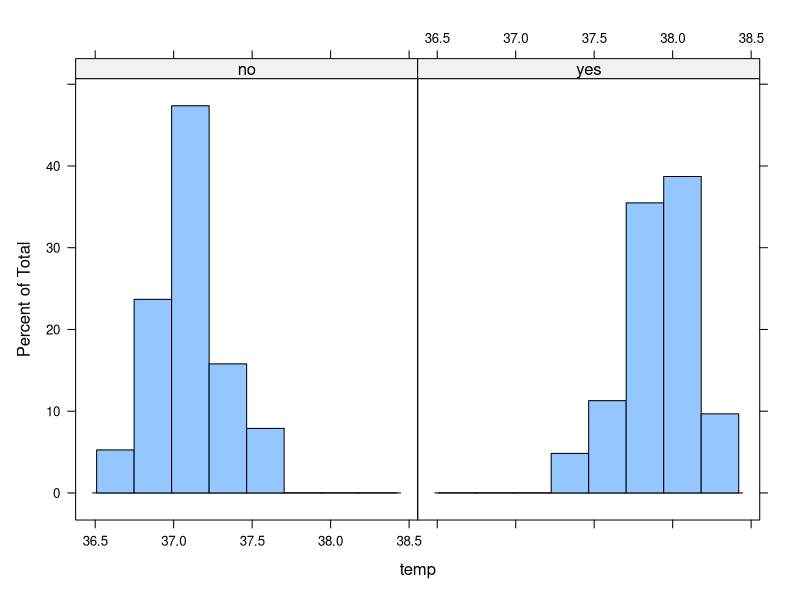
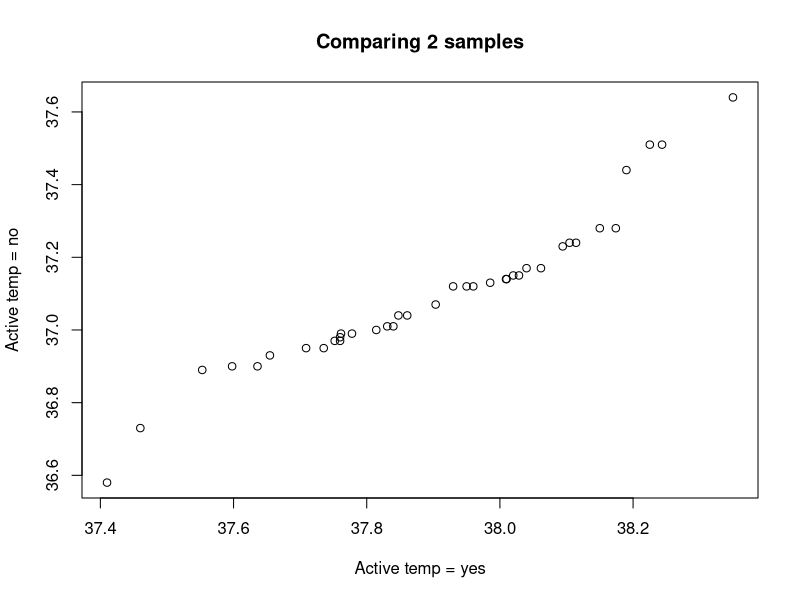
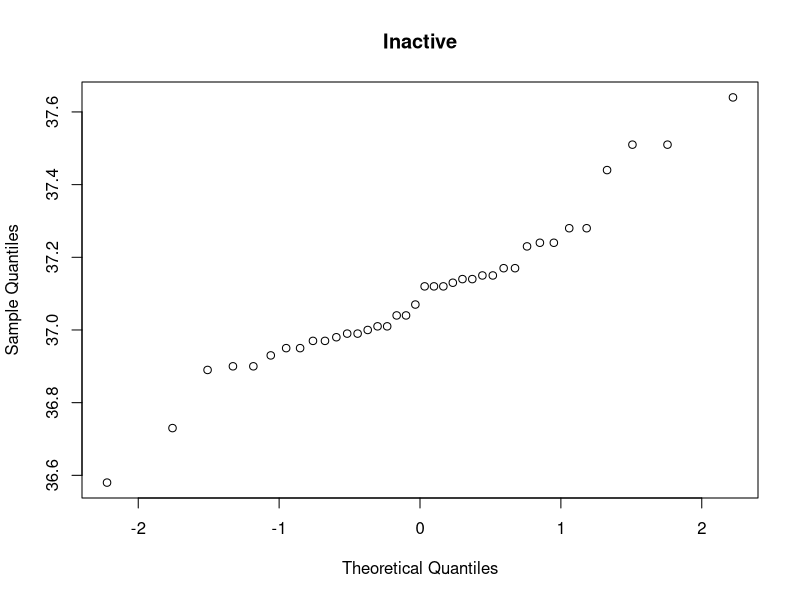
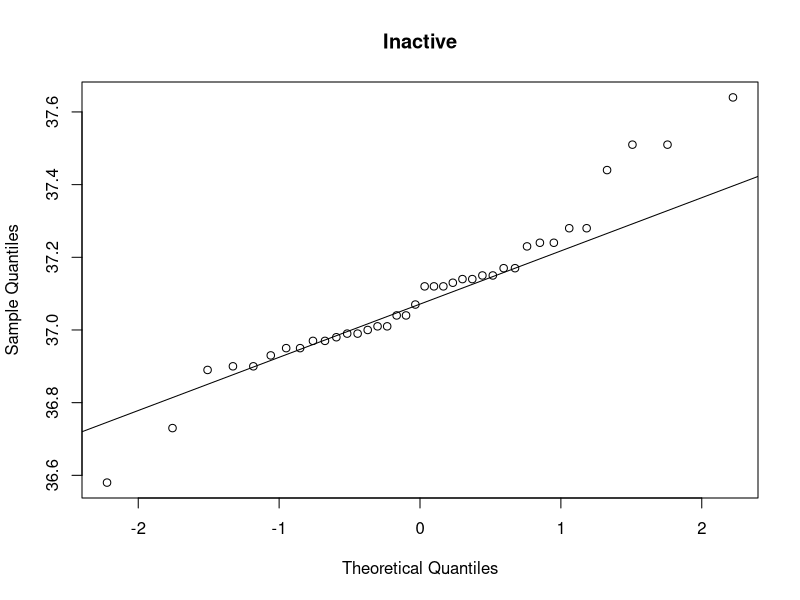
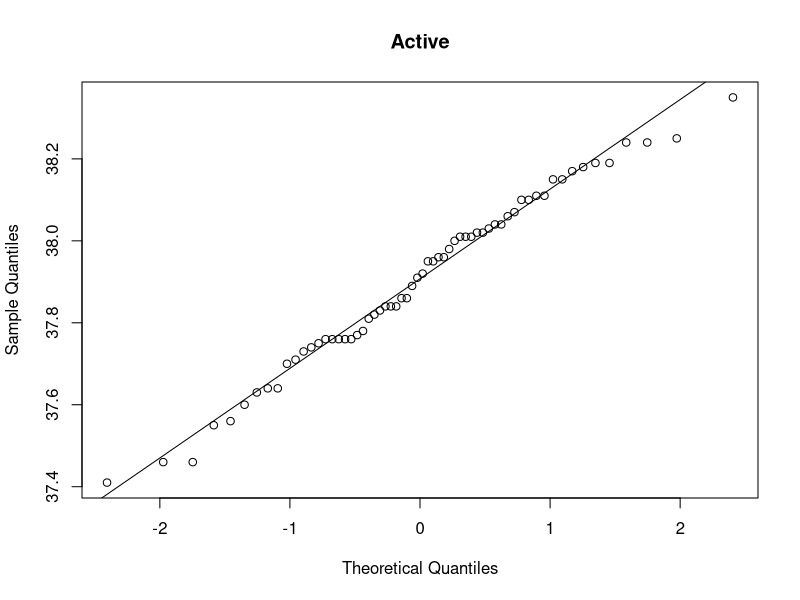

Write R code to recreate these figures, in order. (Note: this script raises an error after producing the figures.)
# Using statistical methods to examine
# the relationships between variables of interest

?beavers
str(beaver2)
# The beaver dataset contains data on body temp of 4 beavers
# every 10 mins over a day for demo purposes 
# We want to examine the difference in average body temp
# during periods of activity to evaluate whether
# body temperature is affected by activity
# First we need to ensure that data is in correct format
# Activ should be a factor
# Temp is numerical

# use the transform function to
# change activ to a factor

transformed_beaver_data <- transform(beaver2,
                                     activ = factor(activ, labels = c("no", "yes")))

# Selecting the appropriate test
# We need to check whether the data is normally distributed or not
# See notes for more information

library("lattice")
# The histogram uses a 1 sided formula, so we
# dont specify anything on left side of ~
# and on right side we specify which variable is in the histogram
# ie temp.
# After the vertical line we show the factor by which the data
# is split ie "activ"
histogram(~temp | activ, data = transformed_beaver_data)

# Quantile-quantile plot allows us to 
# data is distributed normally
# Compare the quantiles of both samples 
# We use square brackets to select the cases we want

with(transformed_beaver_data,
     qqplot(temp[activ == "yes"],
            temp[activ == "no"], 
            main = "Comparing 2 samples", 
            xlab = "Active temp = yes",
            ylab =  "Active temp = no"))

# Using a QQ plot to check for normality
# qqnorm function plots your sample 
# against a normal distribution
with(transformed_beaver_data, {
  qqnorm(temp[activ == "no"], 
         main = "Inactive")
})

# We can add normailty line 
# to the plot to evaluate normality
# for active period = no
with(transformed_beaver_data, {
  qqnorm(temp[activ == "no"], 
         main = "Inactive")
  qqline(temp[activ == "no"])
})

# And we can change for active period
# = "yes"
with(transformed_beaver_data, {
  qqnorm(temp[activ == "yes"], 
         main = "Active")
  qqline(temp[activ == "yes"])
})

# Formal test of normality
# provided through widely used Shapiro-Wilks test
normality_test <- shapiro.test(transform.beaver$temp)
normality_test$p.value
# p-value tells us the chances that the sample comes 
# from a normal distribution 
# In this example, p-value is clearly lower than 0.05
# so not normally distributed

# We can check the normality in each variable
# using the tapply() function
with(transformed_beaver_data, tapply(temp, activ, shapiro.test))

# Comparing 2 samples - most widely used test
# eg comparing mileage in cars with manual and auto gearboxes
# R provides 2 tests for comparing numerical data
# the t-test and the Wilcoxon test
# Wilcoxon test does not require normally distributed data

# Carrying out a t-test
# Normally we can only carry out t-test on samples where variances
# are equal. Applying Welch variation allows for unequal variances

# In this test we are evaluating temp within groups determined by activ
t.test(temp ~ activ, data = transformed_beaver_data)

# t = test statistic
# df = degrees of freedom
# p = p value. Small p = means of both samples differ significantly
# Alternative hypothesis = what you can conclude if the p-value 
# is lower than the limit for significance (<0.05)
# This shows us that the true mean of the difference is not 0 
# ie that we reject the null hypothesis
# 95 percent confidence interval contains the difference between the means
# with 95% probability, in this case the difference between the means lies probably
# between 0.72 and 0.89

# We can also use two separate vectors for the samples you want to compare
# and pass both to the function
with(transformed_beaver_data,
     t.test(temp[activ == "yes"],
            temp[activ == "no"]))

# We can use the Wilcox.text() function 
# for data that deviates from normality
# In this test we get the test statistic (W)
# as well as the p value
# This test examines whether the centre of the data
# differs for both samples
wilcox.test(temp ~ activ, data = transformed_beaver_data)
# This test is the same as the Mann-Whitney U test
# so R doent have a separate test for Mann-Whitney

t.test(extra ~ group, data = sleep, paired = TRUE)

# Comparing paired data
# Paired data occurs when 2 different treatments are
# given to the same subjects

# Sleep dataset contains data from 10 participants
# who are given 2 types of sleep medicine
# Researchers record difference in sleep for
# each person with and without drugs
str(sleep)
# Extra = extra hours of sleep after medication
# Group = which variant each participant took
# Id = participant ID

# Each person gets both variants - data is therefore paired
# We want to know if both types of sleep medicine had an effect
# on length of sleep

# t test and wilcox test have paired argument
t.test(extra ~ group, data = sleep, paired = TRUE)
# We only get 1 mean instead of 2 this time

# Testing counts and proportions
# Counts are summarised in tables

# Example of patients involved in car accidents
# whether they wore a seat belt or not
survivors <- matrix(c(1781, 1443, 135, 47), ncol = 2)
colnames(survivors) <- c("survived", "died")
rownames(survivors) <- c("no seat belt", "seat belt")
survivors

# A proportion test can examine the probability
# that both proportions are the same
result_prop_test <- prop.test(survivors)
result_prop_test
# Results are almost identical to t.test function
# p value tells us how likely it is that both 
# proportions are equal.
# p = 0.0000008105 - null hypothesis not true
# therefore dying in a hospital after a crash is lower 
# if you’re wearing a seat belt at the time of the crash

# We can use the prop.test() function with 2 columns
# Alternatively we can use the chisq.test()function 
# to examine this same seat belt data
chisq.test(survivors)
# Results from both tests are the same - as expected

# These tests can also be used with more than 2 columns
# We'll use HairEyeColor to proove this

str(HairEyeColor)
class(HairEyeColor)
# Contains 3 dimensions - hair, eye colour, and sex
# We can use dimnames to collapse to extract dimension names
# See help for more details
dimnames(HairEyeColor)

# Check if hair colour and eye colour are related
# we have to collapse the table first using the margin.table() function
# The margin argumant is an index number, so
# we're building the table firstly by hair and then organise
# data by eye colour
hair_eye_margin <- margin.table(HairEyeColor, margin = c(1, 2))
hair_eye_margin

# Once this is built then we can simply check
# whether hair and eye colour are related
chisq.test(hair_eye_margin)
# The p-value tells us some combinations of hair and eye color are more
# common than others.